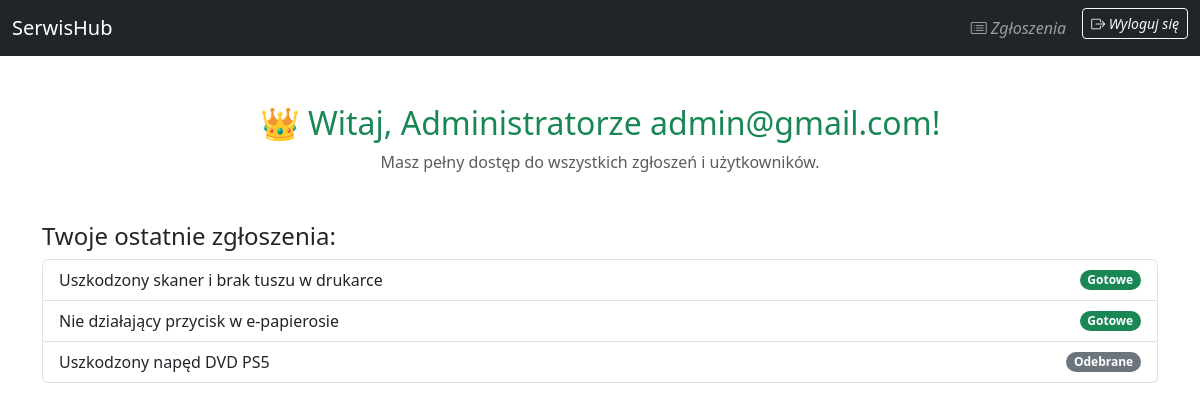
The page /users/main/ (signed in) on the database its author committed.
### users/models.py (models this page shows, shortened)
class CustomUser(AbstractBaseUser, PermissionsMixin):
    email = models.EmailField(unique=True)
    first_name = models.CharField(max_length=150, blank=True, null=True)
    last_name = models.CharField(max_length=150, blank=True, null=True)
    rola = models.CharField(
        choices=[('klient', 'Klient'), ('pracownik', 'Pracownik'), ('admin', 'Admin')],
        max_length=20,
        default='klient'
    )
    is_active = models.BooleanField(default=True)
    is_staff = models.BooleanField(default=False)
    USERNAME_FIELD = 'email'
    REQUIRED_FIELDS = []
    objects = CustomUserManager()

### tickets/models.py (models this page shows, shortened)
class Ticket(models.Model):
	STATUS_CHOICES = [
		('nowe', 'Nowe'),
		('gotowe', 'Gotowe'),
		('w trakcie', 'W trakcie'),
		('odebrane', 'Odebrane'),
	]
	tytul = models.CharField(max_length=100)
	opis = models.TextField(blank=True)
	data_utworzenia = models.DateTimeField(auto_now_add=True)
	status = models.CharField(choices=STATUS_CHOICES, max_length=100, default='nowe')
	zdjecie = models.ImageField(upload_to='ticket_zdjecia/', blank=True, null=True)
	uzytkownik = models.ForeignKey(settings.AUTH_USER_MODEL, on_delete=models.CASCADE, null=True, blank=True, default=None)
	pracownik = models.ForeignKey(settings.AUTH_USER_MODEL, null=True, blank=True, default=None, on_delete=models.SET_NULL, related_name="tickety_przypisane")

### users/views.py (the view)
# urls.py: path('main/', main_view, name='main'),
def main_view(request):
    storage = get_messages(request)
    retrieved_messages_list = list(storage)
    if retrieved_messages_list:
        print(f"DEBUG (GET main_view): Pobrano wiadomości: {retrieved_messages_list}")
    recent_tickets_list = []
    if request.user.is_authenticated:
        print(f"DEBUG main_view: Próba pobrania zgłoszeń dla użytkownika: {request.user.email} (ID: {request.user.id})")
        if Ticket:
            try:
                if request.user.is_superuser:
                    recent_tickets_queryset = Ticket.objects.all().order_by('-data_utworzenia')
                    print("DEBUG main_view: Admin – wyświetlam wszystkie zgłoszenia.")
                elif request.user.is_staff:
                    recent_tickets_queryset = Ticket.objects.filter(pracownik=request.user).order_by('-data_utworzenia')[:10]
                    print("DEBUG main_view: Pracownik – wyświetlam zgłoszenia przypisane do niego.")
                else:
                    recent_tickets_queryset = Ticket.objects.filter(uzytkownik=request.user).order_by('-data_utworzenia')[:10]
                    print("DEBUG main_view: Klient – wyświetlam swoje zgłoszenia.")
                recent_tickets_list = list(recent_tickets_queryset)
                print(f"DEBUG main_view: Liczba znalezionych zgłoszeń: {len(recent_tickets_list)}")
                if len(recent_tickets_list) > 0:
                    first_ticket_display = getattr(recent_tickets_list[0], 'tytul', f"ID: {recent_tickets_list[0].id}")
                    print(f"DEBUG main_view: Pierwsze znalezione zgłoszenie: {first_ticket_display}")
            except FieldError as e:
                print(f"!!! BŁĄD main_view: FieldError - Nazwa pola w modelu Ticket jest niepoprawna. Sprawdź model! Błąd: {e} !!!")
            except Exception as e:
                print(f"!!! BŁĄD main_view: Inny błąd podczas pobierania zgłoszeń: {e} (Typ: {type(e).__name__}) !!!")
        else:
            print("DEBUG main_view: Model Ticket nie jest dostępny (problem z importem), nie pobrano zgłoszeń.")
    context = {
        'recent_tickets': recent_tickets_list,
    }
    return render(request, 'main.html', context)

### users/templates/main.html (shortened to what this page needs)
{% extends 'base.html' %}
{% block content %}
{% if not request.user.is_authenticated %}
  <div class="container mt-5">
      <div class="card p-5 text-center shadow">
      <h2><i class="bi bi-house-door me-2"></i> Witaj w SerwisHub!</h2>
      <p class="lead text-muted">Zaloguj się lub zarejestruj, aby zarządzać zgłoszeniami serwisowymi.</p>
          <div class="mt-4">
      <a href="{% url 'login' %}" class="btn btn-primary m-2">👤 Zaloguj się</a>
              <a href="{% url 'register' %}" class="btn btn-secondary m-2">📝 Zarejestruj się</a>
        </div>
   </div>
  </div>
{% else %}
  <div class="container text-center mt-5">
      {% if user.is_superuser %}
        <h2 class="text-success">👑 Witaj, Administratorze {{ user.first_name|default:user.email }}!</h2>
        <p class="text-muted">Masz pełny dostęp do wszystkich zgłoszeń i użytkowników.</p>
      {% elif user.is_staff %}
        <h2 class="text-primary">🔧 Witaj, Pracowniku {{ user.first_name|default:user.email }}!</h2>
        <p class="text-muted">Możesz zarządzać zgłoszeniami przypisanymi do Ciebie.</p>
      {% endif %}
      {% if recent_tickets %}
      <div class="mt-5 text-start">
          <h4>Twoje ostatnie zgłoszenia:</h4>
          <div class="list-group">
              {% for ticket in recent_tickets %}
              <a href="{% url 'ticket_detail' ticket.id %}" class="list-group-item list-group-item-action d-flex justify-content-between align-items-center">
                  {{ ticket.tytul|default:"Brak tytułu" }}
                  <span class="badge
                  {% if ticket.status == 'nowe' %} bg-primary rounded-pill
                  {% elif ticket.status == 'w trakcie' %} bg-warning rounded-pill
                  {% elif ticket.status == 'gotowe' %} bg-success rounded-pill
                  {% elif ticket.status == 'odebrane' %} bg-secondary rounded-pill
                   {% endif %}">{{ ticket.status|title }}</span>
              </a>
              {% endfor %}
          </div>
      </div>
      {% else %}
        <p class="mt-4">Nie masz jeszcze żadnych zgłoszeń.</p>
      {% endif %}
  </div>
{% endif %}
{% endblock %}

### tickets/templates/base.html (style rules this page uses)
body { scroll-behavior: smooth; }

### rows shown on the page
CustomUser: first_name "admin@gmail.com"
Ticket: tytul "Uszkodzony skaner i brak tuszu w drukarce", status "Gotowe"
Ticket: tytul "Nie działający przycisk w e-papierosie", status "Gotowe"
Ticket: tytul "Uszkodzony napęd DVD PS5", status "Odebrane"
